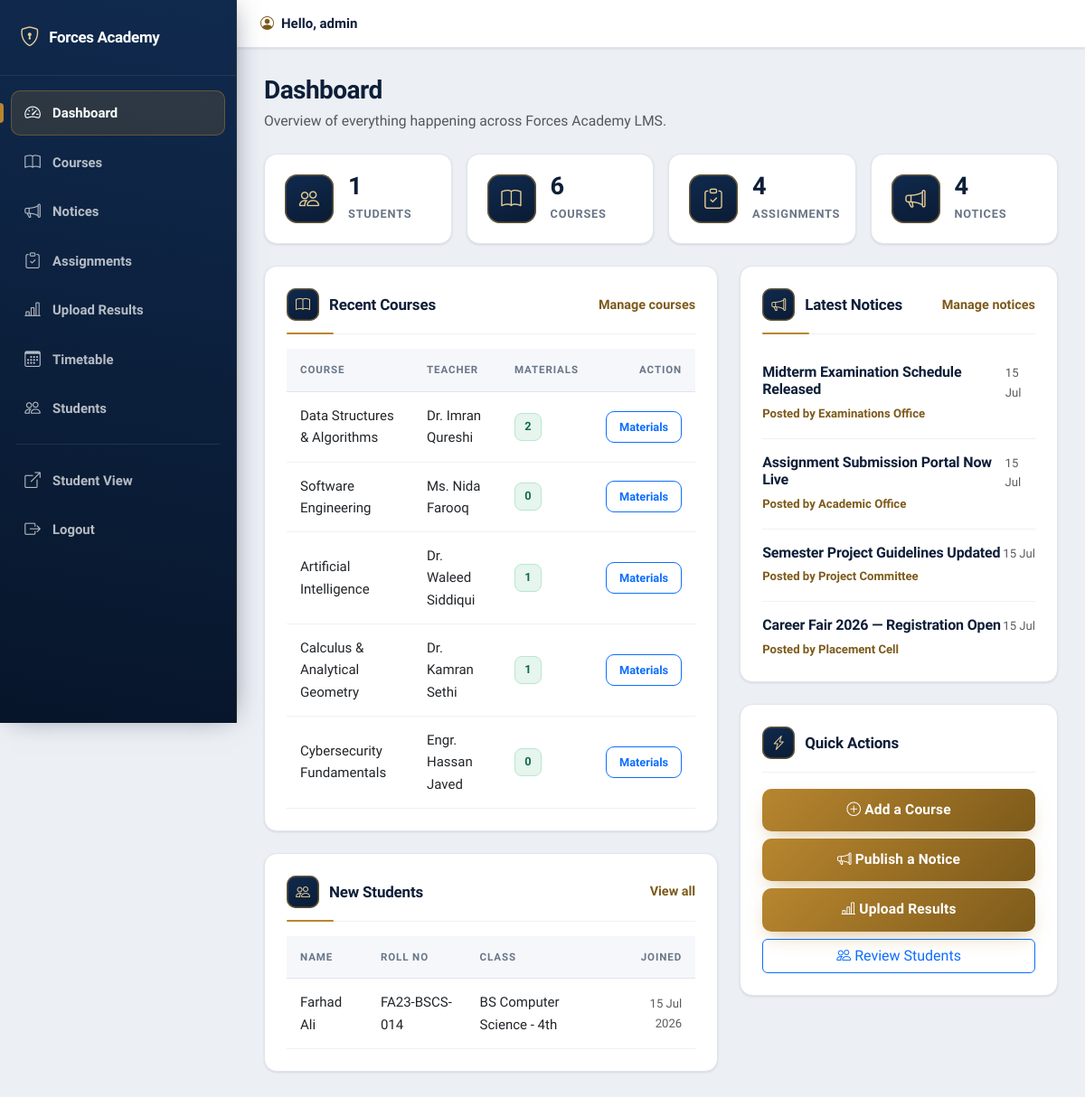
The app's page /admin_dashboard.php (signed in) with its own data.
### tables this page shows
CREATE TABLE IF NOT EXISTS courses (
    id            INT(11) PRIMARY KEY AUTO_INCREMENT,
    course_name   VARCHAR(100) NOT NULL,
    description   TEXT,
    teacher_name  VARCHAR(100),
    created_at    TIMESTAMP DEFAULT CURRENT_TIMESTAMP
);

CREATE TABLE IF NOT EXISTS students (
    id           INT(11) PRIMARY KEY AUTO_INCREMENT,
    full_name    VARCHAR(100) NOT NULL,
    email        VARCHAR(100) UNIQUE NOT NULL,
    password     VARCHAR(255) NOT NULL,
    roll_number  VARCHAR(20)  UNIQUE NOT NULL,
    class        VARCHAR(50)  NOT NULL,
    created_at   TIMESTAMP DEFAULT CURRENT_TIMESTAMP
);

CREATE TABLE IF NOT EXISTS notices (
    id          INT(11) PRIMARY KEY AUTO_INCREMENT,
    title       VARCHAR(200) NOT NULL,
    content     TEXT,
    posted_by   VARCHAR(100),
    created_at  TIMESTAMP DEFAULT CURRENT_TIMESTAMP
);

### config/auth.php (called while the page is built, shortened)
<?php
function e($value)
{
    return htmlspecialchars((string)$value, ENT_QUOTES, 'UTF-8');
}

### admin_dashboard.php (the view, shortened to what this page needs)
<?php
require_once 'config/auth.php';
$stats = [
    'students'  => (int) mysqli_fetch_assoc(mysqli_query($conn, "SELECT COUNT(*) AS total FROM students"))['total'],
    'courses'   => (int) mysqli_fetch_assoc(mysqli_query($conn, "SELECT COUNT(*) AS total FROM courses"))['total'],
    'assignments' => (int) mysqli_fetch_assoc(mysqli_query($conn, "SELECT COUNT(*) AS total FROM assignments"))['total'],
    'notices'   => (int) mysqli_fetch_assoc(mysqli_query($conn, "SELECT COUNT(*) AS total FROM notices"))['total'],
];
$recent_courses = mysqli_query($conn, "
    SELECT c.id, c.course_name, c.teacher_name, COUNT(cm.id) AS material_count
    FROM courses c
    LEFT JOIN course_materials cm ON cm.course_id = c.id
    GROUP BY c.id
    ORDER BY c.created_at DESC
    LIMIT 5
");
$recent_notices = mysqli_query($conn, "SELECT id, title, posted_by, created_at FROM notices ORDER BY created_at DESC LIMIT 5");
$recent_students = mysqli_query($conn, "SELECT id, full_name, roll_number, class, created_at FROM students ORDER BY created_at DESC LIMIT 5");
require 'admin_partials/header.php';
?>
<div class="row g-3 mb-4">
  <div class="col-6 col-md-3"><div class="mini-stat-card"><span class="mini-stat-icon"><i class="bi bi-people"></i></span><div><h3><?php echo $stats['students']; ?></h3><p>Students</p></div></div></div>
  <div class="col-6 col-md-3"><div class="mini-stat-card"><span class="mini-stat-icon"><i class="bi bi-book"></i></span><div><h3><?php echo $stats['courses']; ?></h3><p>Courses</p></div></div></div>
  <div class="col-6 col-md-3"><div class="mini-stat-card"><span class="mini-stat-icon"><i class="bi bi-clipboard-check"></i></span><div><h3><?php echo $stats['assignments']; ?></h3><p>Assignments</p></div></div></div>
  <div class="col-6 col-md-3"><div class="mini-stat-card"><span class="mini-stat-icon"><i class="bi bi-megaphone"></i></span><div><h3><?php echo $stats['notices']; ?></h3><p>Notices</p></div></div></div>
</div>
<div class="row g-4">
  <div class="col-xl-7">
    <div class="card p-4 mb-4">
      <div class="section-header mb-3">
        <h5 class="section-title mb-0"><i class="bi bi-book"></i> Recent Courses</h5>
        <a class="section-link" href="admin_courses.php">Manage courses</a>
      </div>
      <div class="table-responsive">
        <table class="table align-middle table-modern mb-0">
          <thead><tr><th>Course</th><th>Teacher</th><th>Materials</th><th class="text-end">Action</th></tr></thead>
          <tbody>
          <?php if (mysqli_num_rows($recent_courses) > 0): ?>
            <?php while ($c = mysqli_fetch_assoc($recent_courses)): ?>
              <tr>
                <td><?php echo e($c['course_name']); ?></td>
                <td><?php echo e($c['teacher_name']); ?></td>
                <td><span class="badge-count"><?php echo (int) $c['material_count']; ?></span></td>
                <td class="text-end"><a class="btn btn-sm btn-outline-primary btn-icon-view" href="admin_course_materials.php?course_id=<?php echo (int) $c['id']; ?>">Materials</a></td>
              </tr>
            <?php endwhile; ?>
          <?php else: ?>
            <tr><td colspan="4" class="text-center text-muted py-4">No courses yet.</td></tr>
          <?php endif; ?>
          </tbody>
        </table>
      </div>
    </div>
    <div class="card p-4">
      <div class="section-header mb-3">
        <h5 class="section-title mb-0"><i class="bi bi-people"></i> New Students</h5>
        <a class="section-link" href="admin_students.php">View all</a>
      </div>
      <div class="table-responsive">
        <table class="table align-middle table-modern mb-0">
          <thead><tr><th>Name</th><th>Roll No</th><th>Class</th><th class="text-end">Joined</th></tr></thead>
          <tbody>
          <?php if (mysqli_num_rows($recent_students) > 0): ?>
            <?php while ($s = mysqli_fetch_assoc($recent_students)): ?>
              <tr>
                <td><?php echo e($s['full_name']); ?></td>
                <td><?php echo e($s['roll_number']); ?></td>
                <td><?php echo e($s['class']); ?></td>
                <td class="text-end text-muted small"><?php echo date('d M Y', strtotime($s['created_at'])); ?></td>
              </tr>
            <?php endwhile; ?>
          <?php else: ?>
            <tr><td colspan="4" class="text-center text-muted py-4">No students registered yet.</td></tr>
          <?php endif; ?>
          </tbody>
        </table>
      </div>
    </div>
  </div>
  <div class="col-xl-5">
    <div class="card p-4 mb-4">
      <div class="section-header mb-3">
        <h5 class="section-title mb-0"><i class="bi bi-megaphone"></i> Latest Notices</h5>
        <a class="section-link" href="admin_notices.php">Manage notices</a>
      </div>
      <?php if (mysqli_num_rows($recent_notices) > 0): ?>
        <?php while ($n = mysqli_fetch_assoc($recent_notices)): ?>
          <div class="notice-item">
            <div class="d-flex justify-content-between align-items-start">
              <h6 class="mb-1"><?php echo e($n['title']); ?></h6>
              <span class="small text-muted"><?php echo date('d M', strtotime($n['created_at'])); ?></span>
            </div>
            <span class="small posted-by">Posted by <?php echo e($n['posted_by']); ?></span>
          </div>
        <?php endwhile; ?>
      <?php else: ?>
        <p class="text-muted mb-0">No notices published yet.</p>
      <?php endif; ?>
    </div>
    <div class="card p-4">
      <h5 class="form-card-title"><i class="bi bi-lightning-charge"></i> Quick Actions</h5>
      <div class="d-grid gap-2">
        <a class="btn btn-auth-primary" href="admin_courses.php"><i class="bi bi-plus-circle"></i> Add a Course</a>
        <a class="btn btn-auth-primary" href="admin_notices.php"><i class="bi bi-megaphone"></i> Publish a Notice</a>
        <a class="btn btn-auth-primary" href="admin_results.php"><i class="bi bi-bar-chart-line"></i> Upload Results</a>
        <a class="btn btn-outline-primary" href="admin_students.php"><i class="bi bi-people"></i> Review Students</a>
      </div>
    </div>
  </div>
</div>
<?php require 'admin_partials/footer.php'; ?>

### records on screen
courses: course_name "Data Structures & Algorithms", teacher_name "Dr. Imran Qureshi", material_count "2"
courses: course_name "Software Engineering", teacher_name "Ms. Nida Farooq", material_count "0"
courses: course_name "Artificial Intelligence", teacher_name "Dr. Waleed Siddiqui", material_count "1"
courses: course_name "Calculus & Analytical Geometry", teacher_name "Dr. Kamran Sethi", material_count "1"
courses: course_name "Cybersecurity Fundamentals", teacher_name "Engr. Hassan Javed", material_count "0"
students: full_name "Farhad Ali", roll_number "FA23-BSCS-014", class "BS Computer Science - 4th", created_at "15 Jul 2026"
notices: title "Midterm Examination Schedule Released", created_at "15 Jul", posted_by "Examinations Office"
notices: title "Assignment Submission Portal Now Live", created_at "15 Jul", posted_by "Academic Office"
notices: title "Semester Project Guidelines Updated", created_at "15 Jul", posted_by "Project Committee"
notices: title "Career Fair 2026 — Registration Open", created_at "15 Jul", posted_by "Placement Cell"

### other values on screen
$item[2] "Dashboard"
$item[2] "Courses"
$item[2] "Notices"
$item[2] "Assignments"
$item[2] "Upload Results"
$item[2] "Timetable"
$item[2] "Students"
$admin_username "admin"
$page_title "Dashboard"
$page_subtitle "Overview of everything happening across Forces Academy LMS."
$stats['students'] "1"
$stats['courses'] "6"
$stats['assignments'] "4"
$stats['notices'] "4"
